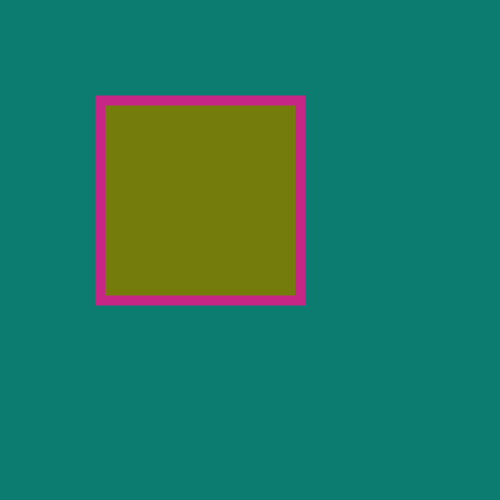
Frame 1 (no input)
Frame 60 (the mouse pressed at the canvas centre just before this capture): identical to frame 1, image omitted
Frame 120 (the mouse held since frame 60 and released just before this capture): identical to frame 1, image omitted

The Processing sketch that drew this single still picture (run headless with seeded random() and noise(); from frame 60 on, the mouse is pressed at the canvas centre):

// Processing sketch: color
// ── color.pde
/*
 Figuras básicas y tratamiento de color
 Domingo 13 de septiembre de 2020
 */

void setup() {
  size(500, 500);
  background(12, 124, 113);

  //noStroke();
  strokeWeight(10);
  stroke(198, 38, 134, 255);

  //noFill();
  fill(116, 124, 12, 255);

  rect(100, 100, 200, 200);
}


void draw() {
}
